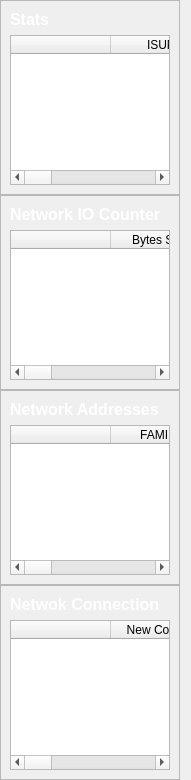
                <widget class="QWidget" name="scrollAreaWidgetContents">
                 <property name="geometry">
                  <rect>
                   <x>0</x>
                   <y>0</y>
                   <width>191</width>
                   <height>772</height>
                  </rect>
                 </property>
                 <layout class="QVBoxLayout" name="verticalLayout_14">
                  <property name="spacing">
                   <number>0</number>
                  </property>
                  <property name="leftMargin">
                   <number>0</number>
                  </property>
                  <property name="topMargin">
                   <number>0</number>
                  </property>
                  <property name="bottomMargin">
                   <number>0</number>
                  </property>
                  <item>
                   <widget class="QFrame" name="frame_7">
                    <property name="frameShape">
                     <enum>QFrame::StyledPanel</enum>
                    </property>
                    <property name="frameShadow">
                     <enum>QFrame::Raised</enum>
                    </property>
                    <layout class="QVBoxLayout" name="verticalLayout_13">
                     <item>
                      <widget class="QLabel" name="label_54">
                       <property name="font">
                        <font>
                         <family>MS Shell Dlg 2</family>
                         <pointsize>12</pointsize>
                         <weight>75</weight>
                         <italic>false</italic>
                         <bold>true</bold>
                        </font>
                       </property>
                       <property name="styleSheet">
                        <string notr="true">color: rgb(255, 255, 255);</string>
                       </property>
                       <property name="text">
                        <string>Stats</string>
                       </property>
                      </widget>
                     </item>
                     <item>
                      <widget class="QTableWidget" name="net_stats_table">
                       <property name="minimumSize">
                        <size>
                         <width>0</width>
                         <height>150</height>
                        </size>
                       </property>
                       <column>
                        <property name="text">
                         <string/>
                        </property>
                       </column>
                       <column>
                        <property name="text">
                         <string>ISUP</string>
                        </property>
                       </column>
                       <column>
                        <property name="text">
                         <string>Duplex</string>
                        </property>
                       </column>
                       <column>
                        <property name="text">
                         <string>Speed</string>
                        </property>
                       </column>
                       <column>
                        <property name="text">
                         <string>MTU</string>
                        </property>
                       </column>
                      </widget>
                     </item>
                    </layout>
                   </widget>
                  </item>
                  <item>
                   <widget class="QFrame" name="frame_8">
                    <property name="frameShape">
                     <enum>QFrame::StyledPanel</enum>
                    </property>
                    <property name="frameShadow">
                     <enum>QFrame::Raised</enum>
                    </property>
                    <layout class="QVBoxLayout" name="verticalLayout_12">
                     <item>
                      <widget class="QLabel" name="label_55">
                       <property name="font">
                        <font>
                         <pointsize>12</pointsize>
                         <weight>75</weight>
                         <bold>true</bold>
                        </font>
                       </property>
                       <property name="styleSheet">
                        <string notr="true">color: rgb(255, 255, 255);</string>
                       </property>
                       <property name="text">
                        <string>Network IO Counter</string>
                       </property>
                      </widget>
                     </item>
                     <item>
                      <widget class="QTableWidget" name="net_io_table">
                       <property name="minimumSize">
                        <size>
                         <width>0</width>
                         <height>150</height>
                        </size>
                       </property>
                       <column>
                        <property name="text">
                         <string/>
                        </property>
                       </column>
                       <column>
                        <property name="text">
                         <string>Bytes Sent</string>
                        </property>
                       </column>
                       <column>
                        <property name="text">
                         <string>Bytes Recived</string>
                        </property>
                       </column>
                       <column>
                        <property name="text">
                         <string>Packets Sent</string>
                        </property>
                       </column>
                       <column>
                        <property name="text">
                         <string>Packets Recived</string>
                        </property>
                       </column>
                       <column>
                        <property name="text">
                         <string>ERR In</string>
                        </property>
                       </column>
                       <column>
                        <property name="text">
                         <string>ERR Out</string>
                        </property>
                       </column>
                       <column>
                        <property name="text">
                         <string>Drop In</string>
                        </property>
                       </column>
                       <column>
                        <property name="text">
                         <string>Drop Out</string>
                        </property>
                       </column>
                      </widget>
                     </item>
                    </layout>
                   </widget>
                  </item>
                  <item>
                   <widget class="QFrame" name="frame_9">
                    <property name="frameShape">
                     <enum>QFrame::StyledPanel</enum>
                    </property>
                    <property name="frameShadow">
                     <enum>QFrame::Raised</enum>
                    </property>
                    <layout class="QVBoxLayout" name="verticalLayout_15">
                     <item>
                      <widget class="QLabel" name="label_56">
                       <property name="font">
                        <font>
                         <pointsize>12</pointsize>
                         <weight>75</weight>
                         <bold>true</bold>
                        </font>
                       </property>
                       <property name="styleSheet">
                        <string notr="true">color: rgb(255, 255, 255);</string>
                       </property>
                       <property name="text">
                        <string>Network Addresses</string>
                       </property>
                      </widget>
                     </item>
                     <item>
                      <widget class="QTableWidget" name="net_addresses_table">
                       <property name="minimumSize">
                        <size>
                         <width>0</width>
                         <height>150</height>
                        </size>
                       </property>
                       <column>
                        <property name="text">
                         <string/>
                        </property>
                       </column>
                       <column>
                        <property name="text">
                         <string>FAMILY</string>
                        </property>
                       </column>
                       <column>
                        <property name="text">
                         <string>ADDRESS</string>
                        </property>
                       </column>
                       <column>
                        <property name="text">
                         <string>NETMASK</string>
                        </property>
                       </column>
                       <column>
                        <property name="text">
                         <string>ROADCAS</string>
                        </property>
                       </column>
                       <column>
                        <property name="text">
                         <string>PTP</string>
                        </property>
                       </column>
                      </widget>
                     </item>
                    </layout>
                   </widget>
                  </item>
                  <item>
                   <widget class="QFrame" name="frame_11">
                    <property name="frameShape">
                     <enum>QFrame::StyledPanel</enum>
                    </property>
                    <property name="frameShadow">
                     <enum>QFrame::Raised</enum>
                    </property>
                    <layout class="QVBoxLayout" name="verticalLayout_16">
                     <item>
                      <widget class="QLabel" name="label_57">
                       <property name="font">
                        <font>
                         <pointsize>12</pointsize>
                         <weight>75</weight>
                         <bold>true</bold>
                        </font>
                       </property>
                       <property name="styleSheet">
                        <string notr="true">color: rgb(255, 255, 255);</string>
                       </property>
                       <property name="text">
                        <string>Netwok Connection</string>
                       </property>
                      </widget>
                     </item>
                     <item>
                      <widget class="QTableWidget" name="net_connections_table">
                       <property name="minimumSize">
                        <size>
                         <width>0</width>
                         <height>150</height>
                        </size>
                       </property>
                       <property name="styleSheet">
                        <string notr="true"/>
                       </property>
                       <column>
                        <property name="text">
                         <string/>
                        </property>
                       </column>
                       <column>
                        <property name="text">
                         <string>New Column</string>
                        </property>
                       </column>
                       <column>
                        <property name="text">
                         <string>Family</string>
                        </property>
                       </column>
                       <column>
                        <property name="text">
                         <string>Family</string>
                        </property>
                       </column>
                       <column>
                        <property name="text">
                         <string>LADDR</string>
                        </property>
                       </column>
                       <column>
                        <property name="text">
                         <string>RADDR</string>
                        </property>
                       </column>
                       <column>
                        <property name="text">
                         <string>Status</string>
                        </property>
                       </column>
                       <column>
                        <property name="text">
                         <string>PID</string>
                        </property>
                       </column>
                      </widget>
                     </item>
                    </layout>
                   </widget>
                  </item>
                 </layout>
                </widget>
